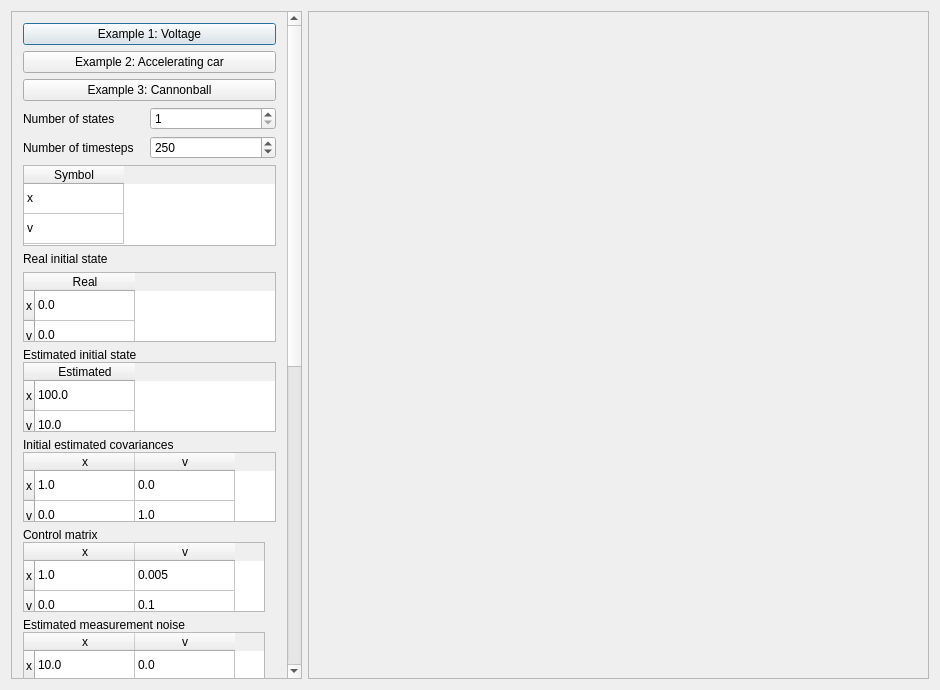
<?xml version="1.0" encoding="UTF-8"?>
<ui version="4.0">
 <class>QtMainDialog</class>
 <widget class="QDialog" name="QtMainDialog">
  <property name="geometry">
   <rect>
    <x>0</x>
    <y>0</y>
    <width>940</width>
    <height>690</height>
   </rect>
  </property>
  <property name="windowTitle">
   <string>CppKalmanFilterExample9</string>
  </property>
  <layout class="QGridLayout" name="gridLayout_3">
   <item row="0" column="0">
    <widget class="QScrollArea" name="scrollArea">
     <property name="sizePolicy">
      <sizepolicy hsizetype="Maximum" vsizetype="Preferred">
       <horstretch>0</horstretch>
       <verstretch>0</verstretch>
      </sizepolicy>
     </property>
     <property name="widgetResizable">
      <bool>true</bool>
     </property>
     <widget class="QWidget" name="scrollAreaWidgetContents">
      <property name="geometry">
       <rect>
        <x>0</x>
        <y>0</y>
        <width>266</width>
        <height>1147</height>
       </rect>
      </property>
      <layout class="QVBoxLayout" name="verticalLayout">
       <item>
        <widget class="QWidget" name="widget" native="true">
         <layout class="QGridLayout" name="gridLayout_2">
          <property name="horizontalSpacing">
           <number>1</number>
          </property>
          <property name="verticalSpacing">
           <number>6</number>
          </property>
          <property name="margin">
           <number>0</number>
          </property>
          <item row="3" column="0">
           <widget class="QLabel" name="label_n_states">
            <property name="text">
             <string>Number of states</string>
            </property>
           </widget>
          </item>
          <item row="3" column="1">
           <widget class="QSpinBox" name="box_n_states">
            <property name="minimum">
             <number>1</number>
            </property>
            <property name="maximum">
             <number>10</number>
            </property>
            <property name="value">
             <number>1</number>
            </property>
           </widget>
          </item>
          <item row="5" column="0" colspan="2">
           <widget class="QTableWidget" name="table_states">
            <property name="sizePolicy">
             <sizepolicy hsizetype="Preferred" vsizetype="Preferred">
              <horstretch>0</horstretch>
              <verstretch>0</verstretch>
             </sizepolicy>
            </property>
            <property name="minimumSize">
             <size>
              <width>0</width>
              <height>81</height>
             </size>
            </property>
            <property name="maximumSize">
             <size>
              <width>20000</width>
              <height>20000</height>
             </size>
            </property>
            <property name="verticalScrollBarPolicy">
             <enum>Qt::ScrollBarAlwaysOff</enum>
            </property>
            <property name="horizontalScrollBarPolicy">
             <enum>Qt::ScrollBarAlwaysOff</enum>
            </property>
            <attribute name="verticalHeaderVisible">
             <bool>false</bool>
            </attribute>
            <row>
             <property name="text">
              <string>1</string>
             </property>
            </row>
            <row>
             <property name="text">
              <string>2</string>
             </property>
            </row>
            <column>
             <property name="text">
              <string>Symbol</string>
             </property>
            </column>
            <item row="0" column="0">
             <property name="text">
              <string>x</string>
             </property>
            </item>
            <item row="1" column="0">
             <property name="text">
              <string>v</string>
             </property>
            </item>
           </widget>
          </item>
          <item row="4" column="1">
           <widget class="QSpinBox" name="box_n_timesteps">
            <property name="maximum">
             <number>1000000</number>
            </property>
            <property name="value">
             <number>250</number>
            </property>
           </widget>
          </item>
          <item row="4" column="0">
           <widget class="QLabel" name="label_n_timesteps">
            <property name="text">
             <string>Number of timesteps</string>
            </property>
           </widget>
          </item>
          <item row="0" column="0" colspan="2">
           <widget class="QPushButton" name="button_1">
            <property name="text">
             <string>Example 1: Voltage</string>
            </property>
           </widget>
          </item>
          <item row="2" column="0" colspan="2">
           <widget class="QPushButton" name="button_3">
            <property name="text">
             <string>Example 3: Cannonball</string>
            </property>
           </widget>
          </item>
          <item row="1" column="0" colspan="2">
           <widget class="QPushButton" name="button_2">
            <property name="text">
             <string>Example 2: Accelerating car</string>
            </property>
           </widget>
          </item>
         </layout>
        </widget>
       </item>
       <item>
        <widget class="QWidget" name="widget_init_state_real" native="true">
         <layout class="QVBoxLayout" name="verticalLayout_9">
          <property name="margin">
           <number>0</number>
          </property>
          <item>
           <widget class="QLabel" name="label_init_state_real">
            <property name="sizePolicy">
             <sizepolicy hsizetype="Preferred" vsizetype="Maximum">
              <horstretch>0</horstretch>
              <verstretch>0</verstretch>
             </sizepolicy>
            </property>
            <property name="text">
             <string>Real initial state</string>
            </property>
           </widget>
          </item>
          <item>
           <widget class="QTableWidget" name="table_init_state_real">
            <property name="sizePolicy">
             <sizepolicy hsizetype="Preferred" vsizetype="Preferred">
              <horstretch>0</horstretch>
              <verstretch>0</verstretch>
             </sizepolicy>
            </property>
            <property name="maximumSize">
             <size>
              <width>20000</width>
              <height>20000</height>
             </size>
            </property>
            <property name="verticalScrollBarPolicy">
             <enum>Qt::ScrollBarAlwaysOff</enum>
            </property>
            <property name="horizontalScrollBarPolicy">
             <enum>Qt::ScrollBarAlwaysOff</enum>
            </property>
            <row>
             <property name="text">
              <string>x</string>
             </property>
            </row>
            <row>
             <property name="text">
              <string>v</string>
             </property>
            </row>
            <column>
             <property name="text">
              <string>Real</string>
             </property>
            </column>
            <item row="0" column="0">
             <property name="text">
              <string>0.0</string>
             </property>
            </item>
            <item row="1" column="0">
             <property name="text">
              <string>0.0</string>
             </property>
            </item>
           </widget>
          </item>
         </layout>
        </widget>
       </item>
       <item>
        <widget class="QWidget" name="widget_init_state_estimate" native="true">
         <layout class="QVBoxLayout" name="verticalLayout_8">
          <property name="spacing">
           <number>0</number>
          </property>
          <property name="margin">
           <number>0</number>
          </property>
          <item>
           <widget class="QLabel" name="label_init_state_estimate">
            <property name="sizePolicy">
             <sizepolicy hsizetype="Preferred" vsizetype="Maximum">
              <horstretch>0</horstretch>
              <verstretch>0</verstretch>
             </sizepolicy>
            </property>
            <property name="text">
             <string>Estimated initial state</string>
            </property>
           </widget>
          </item>
          <item>
           <widget class="QTableWidget" name="table_init_state_estimate">
            <property name="sizePolicy">
             <sizepolicy hsizetype="Preferred" vsizetype="Preferred">
              <horstretch>0</horstretch>
              <verstretch>0</verstretch>
             </sizepolicy>
            </property>
            <property name="maximumSize">
             <size>
              <width>20000</width>
              <height>20000</height>
             </size>
            </property>
            <property name="verticalScrollBarPolicy">
             <enum>Qt::ScrollBarAlwaysOff</enum>
            </property>
            <property name="horizontalScrollBarPolicy">
             <enum>Qt::ScrollBarAlwaysOff</enum>
            </property>
            <row>
             <property name="text">
              <string>x</string>
             </property>
            </row>
            <row>
             <property name="text">
              <string>v</string>
             </property>
            </row>
            <column>
             <property name="text">
              <string>Estimated</string>
             </property>
            </column>
            <item row="0" column="0">
             <property name="text">
              <string>100.0</string>
             </property>
            </item>
            <item row="1" column="0">
             <property name="text">
              <string>10.0</string>
             </property>
            </item>
           </widget>
          </item>
         </layout>
        </widget>
       </item>
       <item>
        <widget class="QWidget" name="widget_init_covariance_estimate" native="true">
         <layout class="QVBoxLayout" name="verticalLayout_3">
          <property name="spacing">
           <number>0</number>
          </property>
          <property name="margin">
           <number>0</number>
          </property>
          <item>
           <widget class="QLabel" name="label_init_covariance_estimate">
            <property name="sizePolicy">
             <sizepolicy hsizetype="Preferred" vsizetype="Maximum">
              <horstretch>0</horstretch>
              <verstretch>0</verstretch>
             </sizepolicy>
            </property>
            <property name="text">
             <string>Initial estimated covariances</string>
            </property>
           </widget>
          </item>
          <item>
           <widget class="QTableWidget" name="table_init_covariance_estimate">
            <property name="sizePolicy">
             <sizepolicy hsizetype="Preferred" vsizetype="Preferred">
              <horstretch>0</horstretch>
              <verstretch>0</verstretch>
             </sizepolicy>
            </property>
            <property name="maximumSize">
             <size>
              <width>20000</width>
              <height>20000</height>
             </size>
            </property>
            <property name="verticalScrollBarPolicy">
             <enum>Qt::ScrollBarAlwaysOff</enum>
            </property>
            <property name="horizontalScrollBarPolicy">
             <enum>Qt::ScrollBarAlwaysOff</enum>
            </property>
            <row>
             <property name="text">
              <string>x</string>
             </property>
            </row>
            <row>
             <property name="text">
              <string>v</string>
             </property>
            </row>
            <column>
             <property name="text">
              <string>x</string>
             </property>
            </column>
            <column>
             <property name="text">
              <string>v</string>
             </property>
            </column>
            <item row="0" column="0">
             <property name="text">
              <string>1.0</string>
             </property>
            </item>
            <item row="0" column="1">
             <property name="text">
              <string>0.0</string>
             </property>
            </item>
            <item row="1" column="0">
             <property name="text">
              <string>0.0</string>
             </property>
            </item>
            <item row="1" column="1">
             <property name="text">
              <string>1.0</string>
             </property>
            </item>
           </widget>
          </item>
         </layout>
        </widget>
       </item>
       <item>
        <widget class="QWidget" name="widget_control" native="true">
         <layout class="QVBoxLayout" name="verticalLayout_4">
          <property name="spacing">
           <number>0</number>
          </property>
          <property name="leftMargin">
           <number>0</number>
          </property>
          <property name="topMargin">
           <number>0</number>
          </property>
          <property name="bottomMargin">
           <number>0</number>
          </property>
          <item>
           <widget class="QLabel" name="label_control">
            <property name="sizePolicy">
             <sizepolicy hsizetype="Preferred" vsizetype="Maximum">
              <horstretch>0</horstretch>
              <verstretch>0</verstretch>
             </sizepolicy>
            </property>
            <property name="text">
             <string>Control matrix</string>
            </property>
           </widget>
          </item>
          <item>
           <widget class="QTableWidget" name="table_control">
            <property name="sizePolicy">
             <sizepolicy hsizetype="Preferred" vsizetype="Preferred">
              <horstretch>0</horstretch>
              <verstretch>0</verstretch>
             </sizepolicy>
            </property>
            <property name="maximumSize">
             <size>
              <width>20000</width>
              <height>20000</height>
             </size>
            </property>
            <property name="verticalScrollBarPolicy">
             <enum>Qt::ScrollBarAlwaysOff</enum>
            </property>
            <property name="horizontalScrollBarPolicy">
             <enum>Qt::ScrollBarAlwaysOff</enum>
            </property>
            <row>
             <property name="text">
              <string>x</string>
             </property>
            </row>
            <row>
             <property name="text">
              <string>v</string>
             </property>
            </row>
            <column>
             <property name="text">
              <string>x</string>
             </property>
            </column>
            <column>
             <property name="text">
              <string>v</string>
             </property>
            </column>
            <item row="0" column="0">
             <property name="text">
              <string>1.0</string>
             </property>
            </item>
            <item row="0" column="1">
             <property name="text">
              <string>0.005</string>
             </property>
            </item>
            <item row="1" column="0">
             <property name="text">
              <string>0.0</string>
             </property>
            </item>
            <item row="1" column="1">
             <property name="text">
              <string>0.1</string>
             </property>
            </item>
           </widget>
          </item>
         </layout>
        </widget>
       </item>
       <item>
        <widget class="QWidget" name="widget_measurement_noise_estimate" native="true">
         <layout class="QVBoxLayout" name="verticalLayout_5">
          <property name="spacing">
           <number>0</number>
          </property>
          <property name="leftMargin">
           <number>0</number>
          </property>
          <property name="topMargin">
           <number>0</number>
          </property>
          <property name="bottomMargin">
           <number>0</number>
          </property>
          <item>
           <widget class="QLabel" name="label_measurement_noise_estimate">
            <property name="sizePolicy">
             <sizepolicy hsizetype="Preferred" vsizetype="Maximum">
              <horstretch>0</horstretch>
              <verstretch>0</verstretch>
             </sizepolicy>
            </property>
            <property name="text">
             <string>Estimated measurement noise</string>
            </property>
           </widget>
          </item>
          <item>
           <widget class="QTableWidget" name="table_measurement_noise_estimate">
            <property name="sizePolicy">
             <sizepolicy hsizetype="Preferred" vsizetype="Preferred">
              <horstretch>0</horstretch>
              <verstretch>0</verstretch>
             </sizepolicy>
            </property>
            <property name="maximumSize">
             <size>
              <width>20000</width>
              <height>20000</height>
             </size>
            </property>
            <property name="verticalScrollBarPolicy">
             <enum>Qt::ScrollBarAlwaysOff</enum>
            </property>
            <property name="horizontalScrollBarPolicy">
             <enum>Qt::ScrollBarAlwaysOff</enum>
            </property>
            <row>
             <property name="text">
              <string>x</string>
             </property>
            </row>
            <row>
             <property name="text">
              <string>v</string>
             </property>
            </row>
            <column>
             <property name="text">
              <string>x</string>
             </property>
            </column>
            <column>
             <property name="text">
              <string>v</string>
             </property>
            </column>
            <item row="0" column="0">
             <property name="text">
              <string>10.0</string>
             </property>
            </item>
            <item row="0" column="1">
             <property name="text">
              <string>0.0</string>
             </property>
            </item>
            <item row="1" column="0">
             <property name="text">
              <string>0.0</string>
             </property>
            </item>
            <item row="1" column="1">
             <property name="text">
              <string>10000000.0</string>
             </property>
            </item>
           </widget>
          </item>
         </layout>
        </widget>
       </item>
       <item>
        <widget class="QWidget" name="widget_process_noise_covariance_estimate" native="true">
         <layout class="QVBoxLayout" name="verticalLayout_2">
          <property name="spacing">
           <number>0</number>
          </property>
          <property name="margin">
           <number>0</number>
          </property>
          <item>
           <widget class="QLabel" name="label_process_noise_covariance_estimate">
            <property name="text">
             <string>Estimated process noise covariance</string>
            </property>
           </widget>
          </item>
          <item>
           <widget class="QTableWidget" name="table_process_noise_covariance_estimate">
            <property name="sizePolicy">
             <sizepolicy hsizetype="Preferred" vsizetype="Preferred">
              <horstretch>0</horstretch>
              <verstretch>0</verstretch>
             </sizepolicy>
            </property>
            <property name="maximumSize">
             <size>
              <width>20000</width>
              <height>20000</height>
             </size>
            </property>
            <property name="verticalScrollBarPolicy">
             <enum>Qt::ScrollBarAlwaysOff</enum>
            </property>
            <property name="horizontalScrollBarPolicy">
             <enum>Qt::ScrollBarAlwaysOff</enum>
            </property>
            <row>
             <property name="text">
              <string>x</string>
             </property>
            </row>
            <row>
             <property name="text">
              <string>v</string>
             </property>
            </row>
            <column>
             <property name="text">
              <string>x</string>
             </property>
            </column>
            <column>
             <property name="text">
              <string>v</string>
             </property>
            </column>
            <item row="0" column="0">
             <property name="text">
              <string>0.01</string>
             </property>
            </item>
            <item row="0" column="1">
             <property name="text">
              <string>0.01</string>
             </property>
            </item>
            <item row="1" column="0">
             <property name="text">
              <string>0.01</string>
             </property>
            </item>
            <item row="1" column="1">
             <property name="text">
              <string>0.01</string>
             </property>
            </item>
           </widget>
          </item>
         </layout>
         <zorder>table_process_noise_covariance_estimate</zorder>
         <zorder>label_process_noise_covariance_estimate</zorder>
        </widget>
       </item>
       <item>
        <widget class="QWidget" name="widget_observation" native="true">
         <layout class="QVBoxLayout" name="verticalLayout_6">
          <property name="spacing">
           <number>0</number>
          </property>
          <property name="leftMargin">
           <number>0</number>
          </property>
          <property name="topMargin">
           <number>0</number>
          </property>
          <property name="bottomMargin">
           <number>0</number>
          </property>
          <item>
           <widget class="QLabel" name="label_observation">
            <property name="sizePolicy">
             <sizepolicy hsizetype="Preferred" vsizetype="Maximum">
              <horstretch>0</horstretch>
              <verstretch>0</verstretch>
             </sizepolicy>
            </property>
            <property name="text">
             <string>Observation</string>
            </property>
           </widget>
          </item>
          <item>
           <widget class="QTableWidget" name="table_observation">
            <property name="sizePolicy">
             <sizepolicy hsizetype="Preferred" vsizetype="Preferred">
              <horstretch>0</horstretch>
              <verstretch>0</verstretch>
             </sizepolicy>
            </property>
            <property name="maximumSize">
             <size>
              <width>20000</width>
              <height>20000</height>
             </size>
            </property>
            <property name="verticalScrollBarPolicy">
             <enum>Qt::ScrollBarAlwaysOff</enum>
            </property>
            <property name="horizontalScrollBarPolicy">
             <enum>Qt::ScrollBarAlwaysOff</enum>
            </property>
            <row>
             <property name="text">
              <string>x</string>
             </property>
            </row>
            <row>
             <property name="text">
              <string>v</string>
             </property>
            </row>
            <column>
             <property name="text">
              <string>x</string>
             </property>
            </column>
            <column>
             <property name="text">
              <string>v</string>
             </property>
            </column>
            <item row="0" column="0">
             <property name="text">
              <string>1.0</string>
             </property>
            </item>
            <item row="0" column="1">
             <property name="text">
              <string>0.0</string>
             </property>
            </item>
            <item row="1" column="0">
             <property name="text">
              <string>0.0</string>
             </property>
            </item>
            <item row="1" column="1">
             <property name="text">
              <string>0.0</string>
             </property>
            </item>
           </widget>
          </item>
         </layout>
        </widget>
       </item>
       <item>
        <widget class="QWidget" name="widget_real_noise" native="true">
         <layout class="QVBoxLayout" name="verticalLayout_12">
          <property name="margin">
           <number>0</number>
          </property>
          <item>
           <widget class="QLabel" name="label_real_noise">
            <property name="text">
             <string>Real measurement noise</string>
            </property>
           </widget>
          </item>
          <item>
           <widget class="QTableWidget" name="table_real_measurement_noise">
            <property name="sizePolicy">
             <sizepolicy hsizetype="Preferred" vsizetype="Preferred">
              <horstretch>0</horstretch>
              <verstretch>0</verstretch>
             </sizepolicy>
            </property>
            <property name="maximumSize">
             <size>
              <width>20000</width>
              <height>20000</height>
             </size>
            </property>
            <property name="verticalScrollBarPolicy">
             <enum>Qt::ScrollBarAlwaysOff</enum>
            </property>
            <property name="horizontalScrollBarPolicy">
             <enum>Qt::ScrollBarAlwaysOff</enum>
            </property>
            <row>
             <property name="text">
              <string>x</string>
             </property>
            </row>
            <row>
             <property name="text">
              <string>v</string>
             </property>
            </row>
            <column>
             <property name="text">
              <string>Measurement</string>
             </property>
            </column>
            <item row="0" column="0">
             <property name="text">
              <string>10</string>
             </property>
            </item>
            <item row="1" column="0">
             <property name="text">
              <string>10000000</string>
             </property>
            </item>
           </widget>
          </item>
         </layout>
        </widget>
       </item>
       <item>
        <widget class="QWidget" name="widget_real_process_noise" native="true">
         <layout class="QVBoxLayout" name="verticalLayout_11">
          <property name="spacing">
           <number>0</number>
          </property>
          <property name="margin">
           <number>0</number>
          </property>
          <item>
           <widget class="QLabel" name="label">
            <property name="text">
             <string>Real process noise</string>
            </property>
           </widget>
          </item>
          <item>
           <widget class="QTableWidget" name="table_real_process_noise">
            <property name="sizePolicy">
             <sizepolicy hsizetype="Preferred" vsizetype="Preferred">
              <horstretch>0</horstretch>
              <verstretch>0</verstretch>
             </sizepolicy>
            </property>
            <property name="maximumSize">
             <size>
              <width>20000</width>
              <height>20000</height>
             </size>
            </property>
            <property name="verticalScrollBarPolicy">
             <enum>Qt::ScrollBarAlwaysOff</enum>
            </property>
            <property name="horizontalScrollBarPolicy">
             <enum>Qt::ScrollBarAlwaysOff</enum>
            </property>
            <row>
             <property name="text">
              <string>x</string>
             </property>
            </row>
            <row>
             <property name="text">
              <string>v</string>
             </property>
            </row>
            <column>
             <property name="text">
              <string>Process</string>
             </property>
            </column>
            <item row="0" column="0">
             <property name="text">
              <string>0.01</string>
             </property>
            </item>
            <item row="1" column="0">
             <property name="text">
              <string>0.01</string>
             </property>
            </item>
           </widget>
          </item>
         </layout>
        </widget>
       </item>
       <item>
        <widget class="QWidget" name="widget_state_transition" native="true">
         <layout class="QVBoxLayout" name="verticalLayout_7">
          <property name="spacing">
           <number>0</number>
          </property>
          <property name="leftMargin">
           <number>0</number>
          </property>
          <property name="topMargin">
           <number>0</number>
          </property>
          <property name="bottomMargin">
           <number>0</number>
          </property>
          <item>
           <widget class="QLabel" name="label_state_transition">
            <property name="text">
             <string>State transition matrix</string>
            </property>
           </widget>
          </item>
          <item>
           <widget class="QTableWidget" name="table_state_transition">
            <property name="sizePolicy">
             <sizepolicy hsizetype="Preferred" vsizetype="Preferred">
              <horstretch>0</horstretch>
              <verstretch>0</verstretch>
             </sizepolicy>
            </property>
            <property name="maximumSize">
             <size>
              <width>20000</width>
              <height>20000</height>
             </size>
            </property>
            <property name="verticalScrollBarPolicy">
             <enum>Qt::ScrollBarAlwaysOff</enum>
            </property>
            <property name="horizontalScrollBarPolicy">
             <enum>Qt::ScrollBarAlwaysOff</enum>
            </property>
            <row>
             <property name="text">
              <string>x</string>
             </property>
            </row>
            <row>
             <property name="text">
              <string>v</string>
             </property>
            </row>
            <column>
             <property name="text">
              <string>x</string>
             </property>
            </column>
            <column>
             <property name="text">
              <string>v</string>
             </property>
            </column>
            <item row="0" column="0">
             <property name="text">
              <string>1.0</string>
             </property>
            </item>
            <item row="0" column="1">
             <property name="text">
              <string>0.1</string>
             </property>
            </item>
            <item row="1" column="0">
             <property name="text">
              <string>0.0</string>
             </property>
            </item>
            <item row="1" column="1">
             <property name="text">
              <string>1.0</string>
             </property>
            </item>
           </widget>
          </item>
         </layout>
        </widget>
       </item>
       <item>
        <widget class="QWidget" name="widget_input" native="true">
         <layout class="QVBoxLayout" name="verticalLayout_10">
          <property name="spacing">
           <number>0</number>
          </property>
          <property name="margin">
           <number>0</number>
          </property>
          <item>
           <widget class="QLabel" name="label_input">
            <property name="text">
             <string>Input</string>
            </property>
           </widget>
          </item>
          <item>
           <widget class="QTableWidget" name="table_input">
            <property name="sizePolicy">
             <sizepolicy hsizetype="Preferred" vsizetype="Preferred">
              <horstretch>0</horstretch>
              <verstretch>0</verstretch>
             </sizepolicy>
            </property>
            <property name="maximumSize">
             <size>
              <width>20000</width>
              <height>20000</height>
             </size>
            </property>
            <property name="verticalScrollBarPolicy">
             <enum>Qt::ScrollBarAlwaysOff</enum>
            </property>
            <property name="horizontalScrollBarPolicy">
             <enum>Qt::ScrollBarAlwaysOff</enum>
            </property>
            <row>
             <property name="text">
              <string>x</string>
             </property>
            </row>
            <row>
             <property name="text">
              <string>v</string>
             </property>
            </row>
            <column>
             <property name="text">
              <string>Input</string>
             </property>
            </column>
            <item row="0" column="0">
             <property name="text">
              <string>0.0</string>
             </property>
            </item>
            <item row="1" column="0">
             <property name="text">
              <string>1.0</string>
             </property>
            </item>
           </widget>
          </item>
         </layout>
        </widget>
       </item>
       <item>
        <spacer name="verticalSpacer">
         <property name="orientation">
          <enum>Qt::Vertical</enum>
         </property>
         <property name="sizeHint" stdset="0">
          <size>
           <width>20</width>
           <height>40</height>
          </size>
         </property>
        </spacer>
       </item>
      </layout>
     </widget>
    </widget>
   </item>
   <item row="0" column="1">
    <widget class="QScrollArea" name="scrollArea_plot">
     <property name="widgetResizable">
      <bool>true</bool>
     </property>
     <widget class="QWidget" name="scrollArea_plot_widget">
      <property name="geometry">
       <rect>
        <x>0</x>
        <y>0</y>
        <width>629</width>
        <height>670</height>
       </rect>
      </property>
      <layout class="QGridLayout" name="gridLayout">
       <item row="0" column="0">
        <layout class="QVBoxLayout" name="layout_plots"/>
       </item>
      </layout>
     </widget>
    </widget>
   </item>
  </layout>
 </widget>
 <layoutdefault spacing="6" margin="11"/>
 <resources/>
 <connections/>
</ui>
